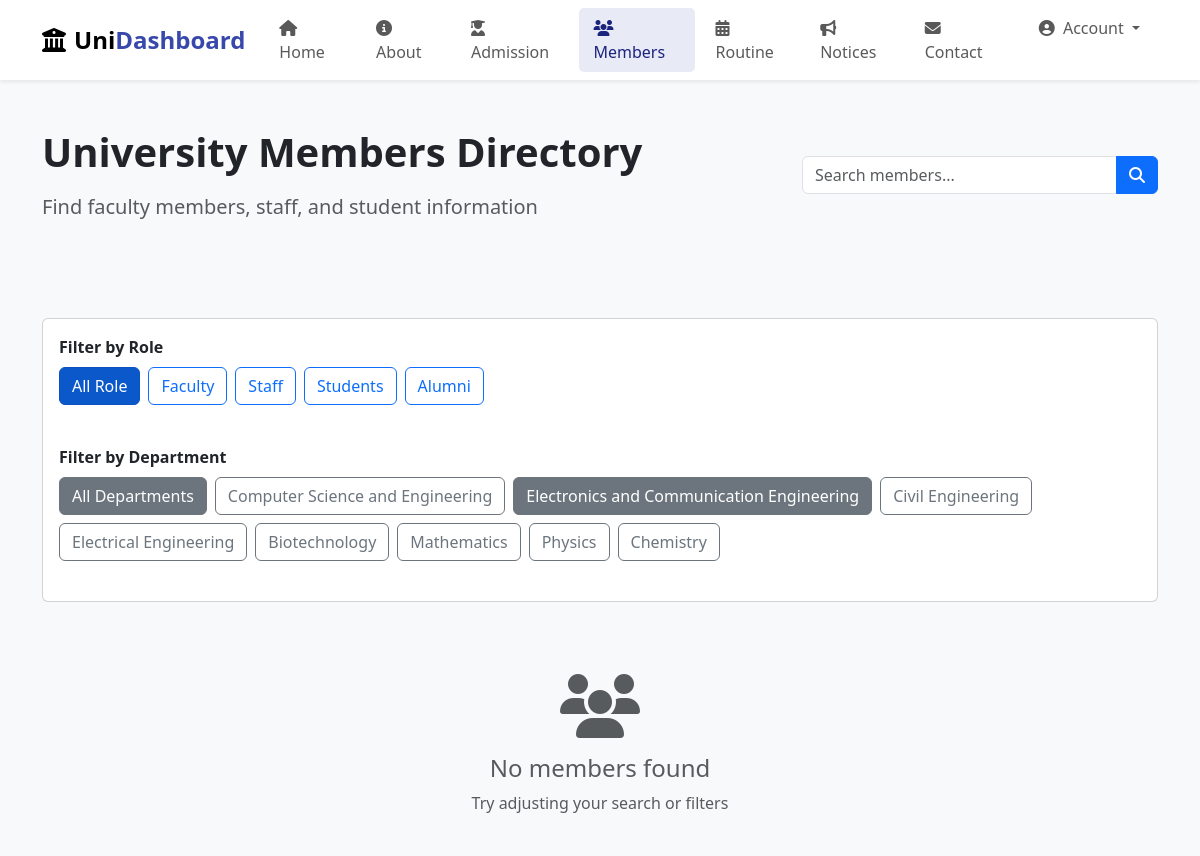
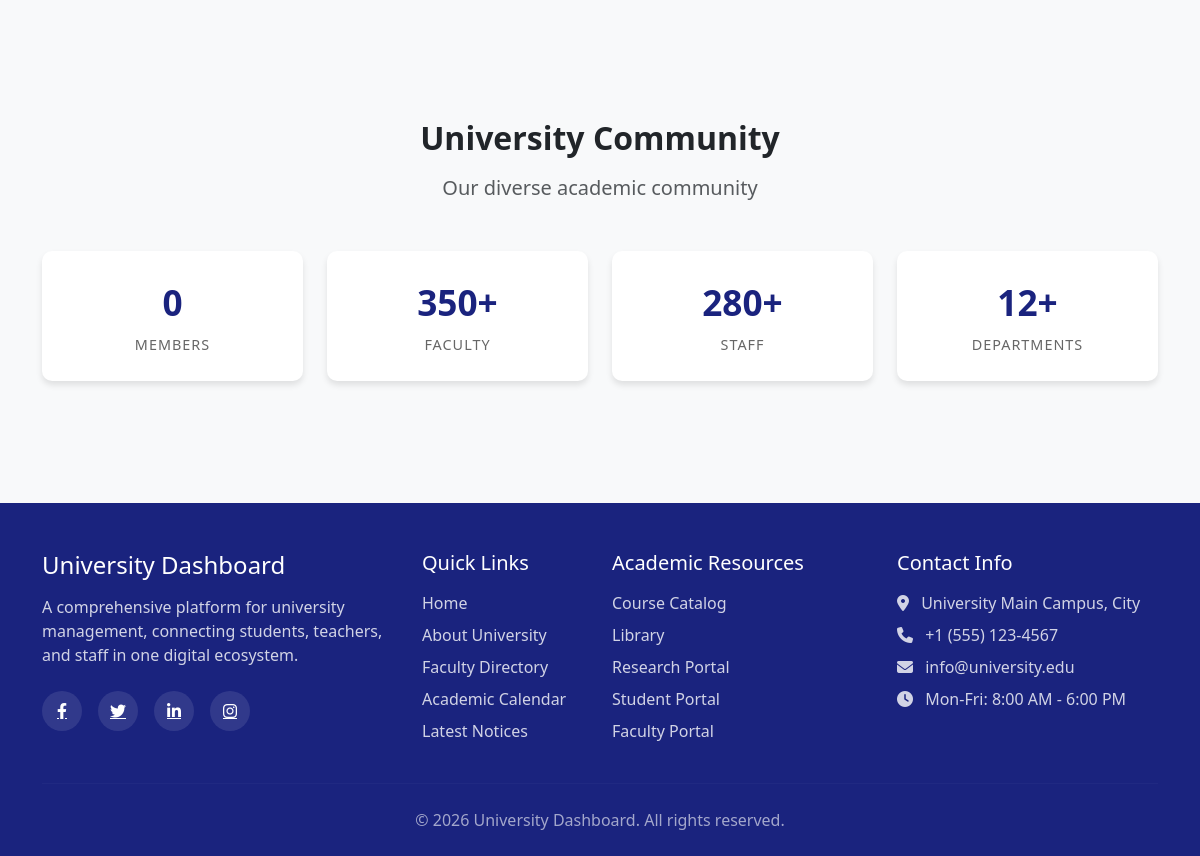
The app's page /members/?department=ece, older data (2 pictures, top to bottom).
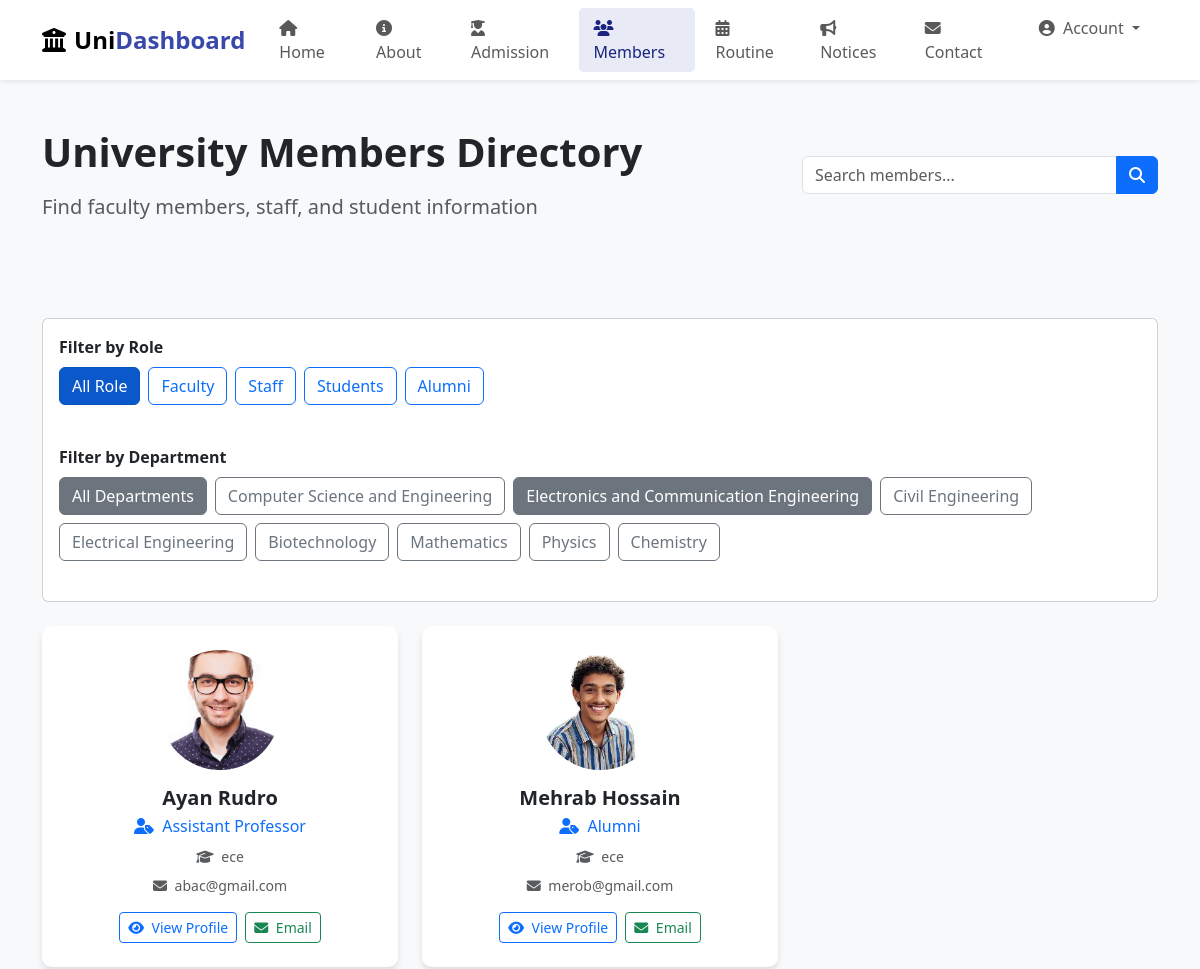
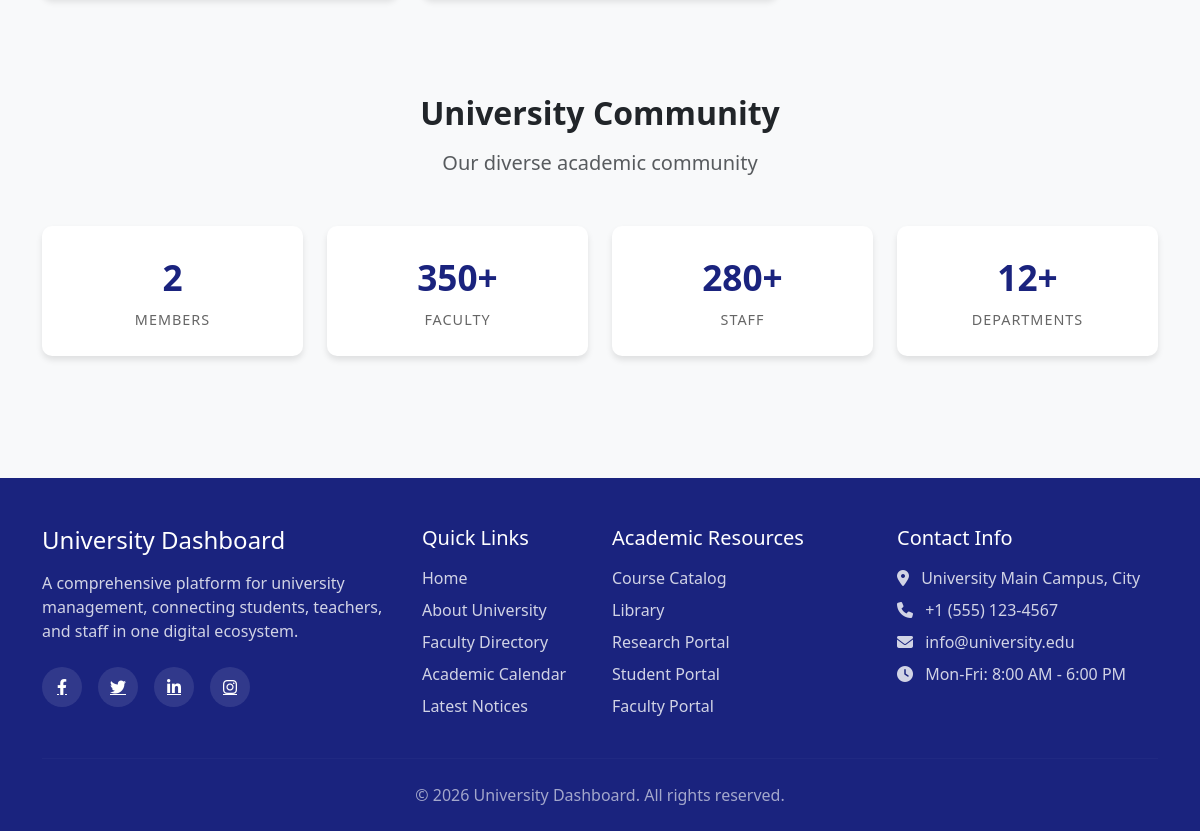
The same page, newer data (2 pictures, top to bottom).
### members/models.py (models this page shows, shortened)
class Member(models.Model):
    MEMBER_TYPE = (
        ('faculty', 'Faculty'),
        ('staff', 'Staff'),
        ('student', 'Student'),
        ('alumni', 'Alumni'),
    )
    member_type= models.CharField(max_length=10, choices=MEMBER_TYPE)
    DEPARTMENT= (
        ('cse', 'Computer Science and Engineering'),
        ('ece', 'Electronics and Communication Engineering'),
        ('me', 'Mechanical Engineering'),
        ('ce', 'Civil Engineering'),
        ('ee', 'Electrical Engineering'),
        ('bt', 'Biotechnology'),
        ('ba', 'Business Administration'),
        ('ma', 'Mathematics'),
        ('phy', 'Physics'),
        ('chem', 'Chemistry'),
    )
    department= models.CharField(max_length=100, choices= DEPARTMENT)
    name= models.CharField(max_length=100)
    email = models.EmailField(unique=True)
    phone= models.CharField(max_length=15, unique=True, blank=True, null= True)
    photo= models.ImageField(upload_to ='members/photos/', blank=True, null = True)
    designation= models.CharField(max_length=100, blank =True, null= True)
    student_id= models.CharField(max_length=10, unique= True, blank=True, null=True)
    passing_year= models.PositiveIntegerField(blank=True, null=True)

### members/views.py (the view)
# urls.py: path('', views.MemberListView.as_view(), name='members'),
class MemberListView(ListView):
    template_name = 'members/member_list.html'
    model = Member
    context_object_name = 'members'
    def get_context_data(self, **kwargs):
        context = super().get_context_data(**kwargs)
        context['title'] = 'Members | School Management System'
        context['page'] = 'members'
        return context
    def get_queryset(self):
        queryset = Member.objects.all()
        member_type = self.request.GET.get('type')
        if member_type and member_type != 'all':
            queryset = queryset.filter(member_type__iexact=member_type)
        department = self.request.GET.get('department')
        if department and department != 'all':
            queryset = queryset.filter(department__iexact=department)
        return queryset

### templates/members/member_list.html (shortened to what the changed rows need)
{% extends "components/base.html" %}
{% block content %}
    <section class="py-5 bg-light">
        <div class="container">
            <div class="row align-items-center">
                <div class="col-md-8">
                    <h1 class="fw-bold mb-3">University Members Directory</h1>
                </div>
            </div>
        </div>
    </section>
    <section class="py-5">
        <div class="container">
            <div class="row g-4" id="membersGrid">
                {% for member in members %}
                <div class="col-lg-4 col-md-6" data-role="{{ member.designation }}" data-dept="{{ member.department }}" data-name="{{member.name}}">
                    <div class="card dashboard-card h-100">
                        <div class="card-body p-4 text-center">
                            <img src="{{ member.photo.url|default:'https://via.placeholder.com/120' }}"
                                 class="rounded-circle mb-3" style="width: 120px; height: 120px; object-fit: cover;"
                                 alt="{{ member.name }}">
                            <h5 class="card-title fw-bold mb-1">{{ member.name }}</h5>
                            <p class="text-primary mb-2">
                                <i class="fas fa-user-tag me-1"></i> {{ member.designation }}
                            </p>
                            <p class="text-muted small mb-2">
                                <i class="fas fa-graduation-cap me-1"></i> {{ member.department }}
                            </p>
                            <p class="text-muted small mb-3">
                                <i class="fas fa-envelope me-1"></i> {{ member.email }}
                            </p>
                            <div class="d-flex justify-content-center gap-2">
                                <button class="btn btn-outline-primary btn-sm view-profile" data-id="{{ member.id }}">
                                    <i class="fas fa-eye me-1"></i> View Profile
                                </button>
                                <a href="mailto:{{ member.email }}" class="btn btn-outline-success btn-sm">
                                    <i class="fas fa-envelope me-1"></i> Email
                                </a>
                            </div>
                        </div>
                    </div>
                </div>
                {% empty %}
                <div class="col-12 text-center py-5">
                    <i class="fas fa-users fa-4x text-muted mb-3"></i>
                    <h4 class="text-muted">No members found</h4>
                    <p class="text-muted">Try adjusting your search or filters</p>
                </div>
                {% endfor %}
            </div>
        </div>
    </section>
    <section class="py-5 bg-light">
        <div class="container">
            <div class="text-center mb-5">
                <h2 class="fw-bold mb-3">University Community</h2>
            </div>
            <div class="row text-center">
                <div class="col-md-3 col-6 mb-4">
                    <div class="stat-card">
                        <div class="stat-number">{{ members.count }}</div>
                        <div class="stat-label">Members</div>
                    </div>
                </div>
            </div>
        </div>
    </section>
{% endblock %}

Row changes from the older to the newer data that the page shows:
added Member: photo (picture), name "Ayan Rudro", designation "Assistant Professor", department "ece", email "abac@gmail.com"
added Member: photo (picture), name "Mehrab Hossain", designation "Alumni", department "ece", email "merob@gmail.com"
Text that changed along with them:
{{ members.count }}: "0" → "2"
text no longer shown: "No members found Try adjusting your search or filters"
